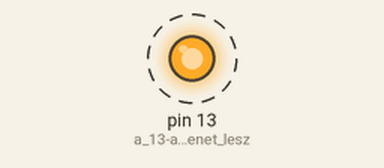
Bench run of a sketch on a simulated Arduino Uno, built with avr-gcc and run on an emulated ATmega328P. On the bench: output pins drawn as LEDs (lit = HIGH). Dashed ring = blinking. What the sketch prints to the serial monitor is not drawn.

Above: at 0.2 s.
Timing chart, 0 to 3.0 s (numbered marks = the images above):
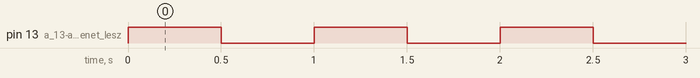

Measured:
- by itself, pin 13 (a_13-as_láb_kimenet_lesz): alternates HIGH for 0.50 s and LOW for 0.50 s

The sketch:

sketch_00_hello.ino
```cpp
// L0.3 – Az első sketch: villogó LED és üzenet a gépnek
// Elektromosságtan és digitális elektronika, 0. fejezet (Synopsis)
//
// A beépített LED (13-as láb) fél másodpercenként vált,
// a soros monitorra / plotterre pedig egy számláló értéke megy.
// Soros monitor és plotter: 115200 baud!

int n = 0;                          // számláló

void setup() {
  pinMode(LED_BUILTIN, OUTPUT);     // a 13-as láb kimenet lesz
  Serial.begin(115200);             // soros kapcsolat a géppel
  Serial.println("Hello, itt az Arduino!");
}

void loop() {
  digitalWrite(LED_BUILTIN, n % 2 == 0 ? HIGH : LOW);  // páros n: világít, páratlan: nem

  Serial.print("szamlalo:");        // "név:érték" – a plotter jelmagyarázata
  Serial.println(n);

  n = n + 1;
  delay(500);                       // fél másodperc szünet
}
```
